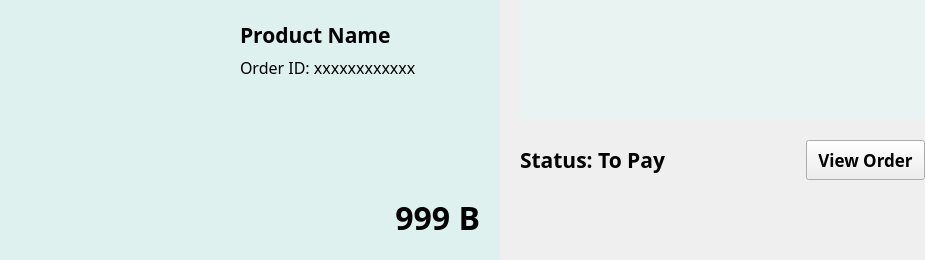
<?xml version="1.0" encoding="UTF-8"?>
<ui version="4.0">
 <class>HistoryBox</class>
 <widget class="QWidget" name="HistoryBox">
  <property name="geometry">
   <rect>
    <x>0</x>
    <y>0</y>
    <width>925</width>
    <height>260</height>
   </rect>
  </property>
  <property name="windowTitle">
   <string>Form</string>
  </property>
  <layout class="QHBoxLayout" name="horizontalLayout">
   <property name="spacing">
    <number>20</number>
   </property>
   <property name="leftMargin">
    <number>0</number>
   </property>
   <property name="topMargin">
    <number>0</number>
   </property>
   <property name="rightMargin">
    <number>0</number>
   </property>
   <property name="bottomMargin">
    <number>0</number>
   </property>
   <item>
    <widget class="QFrame" name="product_frame">
     <property name="minimumSize">
      <size>
       <width>500</width>
       <height>0</height>
      </size>
     </property>
     <property name="maximumSize">
      <size>
       <width>500</width>
       <height>16777215</height>
      </size>
     </property>
     <property name="styleSheet">
      <string notr="true">QFrame {
    background-color:#DFF1EE;
	border: none;
}</string>
     </property>
     <property name="frameShape">
      <enum>QFrame::StyledPanel</enum>
     </property>
     <property name="frameShadow">
      <enum>QFrame::Raised</enum>
     </property>
     <layout class="QHBoxLayout" name="horizontalLayout_7">
      <property name="spacing">
       <number>20</number>
      </property>
      <property name="leftMargin">
       <number>20</number>
      </property>
      <property name="topMargin">
       <number>20</number>
      </property>
      <property name="rightMargin">
       <number>20</number>
      </property>
      <property name="bottomMargin">
       <number>20</number>
      </property>
      <item>
       <widget class="QLabel" name="product_image_label">
        <property name="maximumSize">
         <size>
          <width>200</width>
          <height>200</height>
         </size>
        </property>
        <property name="styleSheet">
         <string notr="true"/>
        </property>
        <property name="text">
         <string/>
        </property>
        <property name="pixmap">
         <pixmap resource="../../../public/images/post_images/post_images.qrc">:/post_images/IMG_7102.jpg</pixmap>
        </property>
        <property name="scaledContents">
         <bool>true</bool>
        </property>
       </widget>
      </item>
      <item>
       <widget class="QFrame" name="frame_5">
        <property name="frameShape">
         <enum>QFrame::StyledPanel</enum>
        </property>
        <property name="frameShadow">
         <enum>QFrame::Raised</enum>
        </property>
        <layout class="QVBoxLayout" name="verticalLayout">
         <property name="leftMargin">
          <number>0</number>
         </property>
         <property name="topMargin">
          <number>0</number>
         </property>
         <property name="rightMargin">
          <number>0</number>
         </property>
         <property name="bottomMargin">
          <number>0</number>
         </property>
         <item>
          <widget class="QLabel" name="product_name_label">
           <property name="font">
            <font>
             <family>Manrope</family>
             <pointsize>16</pointsize>
             <bold>true</bold>
            </font>
           </property>
           <property name="text">
            <string>Product Name</string>
           </property>
          </widget>
         </item>
         <item>
          <widget class="QLabel" name="order_id_label">
           <property name="font">
            <font>
             <family>Manrope</family>
             <pointsize>12</pointsize>
            </font>
           </property>
           <property name="text">
            <string>Order ID: xxxxxxxxxxxx</string>
           </property>
          </widget>
         </item>
         <item>
          <spacer name="verticalSpacer_3">
           <property name="orientation">
            <enum>Qt::Vertical</enum>
           </property>
           <property name="sizeHint" stdset="0">
            <size>
             <width>20</width>
             <height>92</height>
            </size>
           </property>
          </spacer>
         </item>
         <item>
          <widget class="QLabel" name="price_label">
           <property name="font">
            <font>
             <family>Manrope</family>
             <pointsize>24</pointsize>
             <bold>true</bold>
            </font>
           </property>
           <property name="text">
            <string>999 B</string>
           </property>
           <property name="alignment">
            <set>Qt::AlignRight|Qt::AlignTrailing|Qt::AlignVCenter</set>
           </property>
          </widget>
         </item>
        </layout>
       </widget>
      </item>
     </layout>
    </widget>
   </item>
   <item>
    <layout class="QVBoxLayout" name="verticalLayout_2">
     <property name="spacing">
      <number>20</number>
     </property>
     <item>
      <widget class="QFrame" name="status_frame">
       <property name="minimumSize">
        <size>
         <width>0</width>
         <height>120</height>
        </size>
       </property>
       <property name="maximumSize">
        <size>
         <width>16777215</width>
         <height>120</height>
        </size>
       </property>
       <property name="styleSheet">
        <string notr="true">QFrame {
    background-color:#E8F3F2;
	border: none;
}</string>
       </property>
       <property name="frameShape">
        <enum>QFrame::StyledPanel</enum>
       </property>
       <property name="frameShadow">
        <enum>QFrame::Raised</enum>
       </property>
       <layout class="QHBoxLayout" name="horizontalLayout_2">
        <item>
         <widget class="QLabel" name="pay_label">
          <property name="maximumSize">
           <size>
            <width>80</width>
            <height>80</height>
           </size>
          </property>
          <property name="text">
           <string/>
          </property>
          <property name="pixmap">
           <pixmap resource="../../../public/images/delivery_icons/delivery_icons.qrc">:/delivery_icons/pay.png</pixmap>
          </property>
          <property name="scaledContents">
           <bool>true</bool>
          </property>
         </widget>
        </item>
        <item>
         <widget class="QLabel" name="deliver_label">
          <property name="maximumSize">
           <size>
            <width>85</width>
            <height>85</height>
           </size>
          </property>
          <property name="text">
           <string/>
          </property>
          <property name="pixmap">
           <pixmap resource="../../../public/images/delivery_icons/delivery_icons.qrc">:/delivery_icons/delivery.png</pixmap>
          </property>
          <property name="scaledContents">
           <bool>true</bool>
          </property>
         </widget>
        </item>
        <item>
         <widget class="QLabel" name="arrived_label">
          <property name="minimumSize">
           <size>
            <width>0</width>
            <height>0</height>
           </size>
          </property>
          <property name="maximumSize">
           <size>
            <width>65</width>
            <height>65</height>
           </size>
          </property>
          <property name="text">
           <string/>
          </property>
          <property name="pixmap">
           <pixmap resource="../../../public/images/delivery_icons/delivery_icons.qrc">:/delivery_icons/arrived.png</pixmap>
          </property>
          <property name="scaledContents">
           <bool>true</bool>
          </property>
         </widget>
        </item>
        <item>
         <widget class="QLabel" name="cancelled_label">
          <property name="maximumSize">
           <size>
            <width>60</width>
            <height>60</height>
           </size>
          </property>
          <property name="text">
           <string/>
          </property>
          <property name="pixmap">
           <pixmap resource="../../../public/images/delivery_icons/delivery_icons.qrc">:/delivery_icons/cancelled.png</pixmap>
          </property>
          <property name="scaledContents">
           <bool>true</bool>
          </property>
         </widget>
        </item>
       </layout>
      </widget>
     </item>
     <item>
      <layout class="QHBoxLayout" name="horizontalLayout_6">
       <item>
        <widget class="QLabel" name="status_label">
         <property name="font">
          <font>
           <family>Manrope</family>
           <pointsize>16</pointsize>
           <bold>true</bold>
          </font>
         </property>
         <property name="text">
          <string>Status: To Pay</string>
         </property>
         <property name="alignment">
          <set>Qt::AlignLeading|Qt::AlignLeft|Qt::AlignVCenter</set>
         </property>
        </widget>
       </item>
       <item>
        <spacer name="horizontalSpacer">
         <property name="orientation">
          <enum>Qt::Horizontal</enum>
         </property>
         <property name="sizeHint" stdset="0">
          <size>
           <width>40</width>
           <height>20</height>
          </size>
         </property>
        </spacer>
       </item>
       <item>
        <widget class="QPushButton" name="view_order_button">
         <property name="sizePolicy">
          <sizepolicy hsizetype="MinimumExpanding" vsizetype="Minimum">
           <horstretch>0</horstretch>
           <verstretch>0</verstretch>
          </sizepolicy>
         </property>
         <property name="minimumSize">
          <size>
           <width>0</width>
           <height>40</height>
          </size>
         </property>
         <property name="font">
          <font>
           <family>Manrope</family>
           <pointsize>13</pointsize>
           <bold>true</bold>
          </font>
         </property>
         <property name="text">
          <string>View Order</string>
         </property>
        </widget>
       </item>
      </layout>
     </item>
     <item>
      <spacer name="verticalSpacer_2">
       <property name="orientation">
        <enum>Qt::Vertical</enum>
       </property>
       <property name="sizeHint" stdset="0">
        <size>
         <width>20</width>
         <height>40</height>
        </size>
       </property>
      </spacer>
     </item>
    </layout>
   </item>
  </layout>
 </widget>
 <resources>
  <include location="../../../public/images/delivery_icons/delivery_icons.qrc"/>
  <include location="../../../public/images/post_images/post_images.qrc"/>
  <include location="../../../../../../Python312/public/images/delivery_icons/delivery_icons.qrc"/>
  <include location="../../../../../../Python312/public/images/post_images/post_images.qrc"/>
 </resources>
 <connections/>
</ui>
